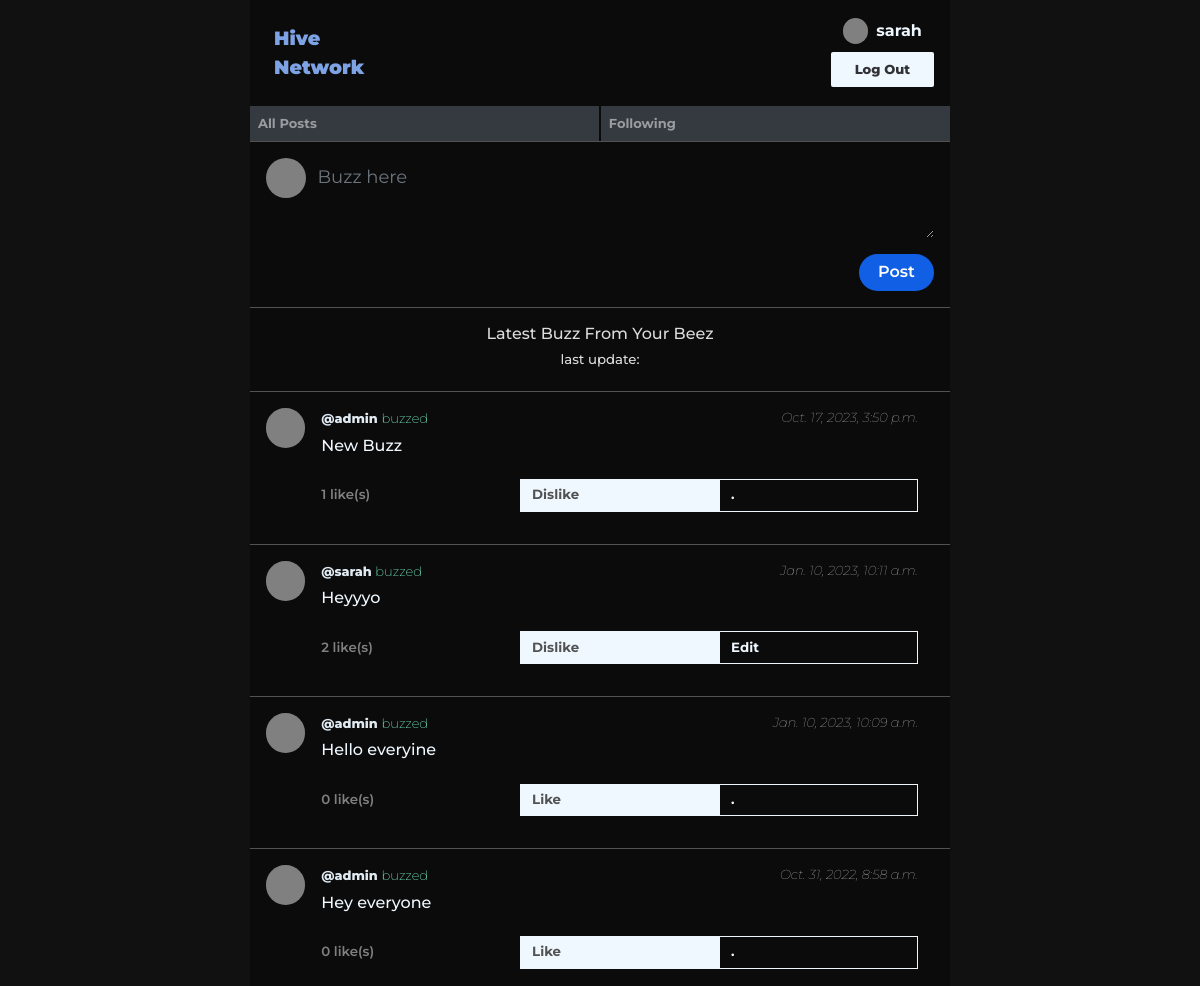
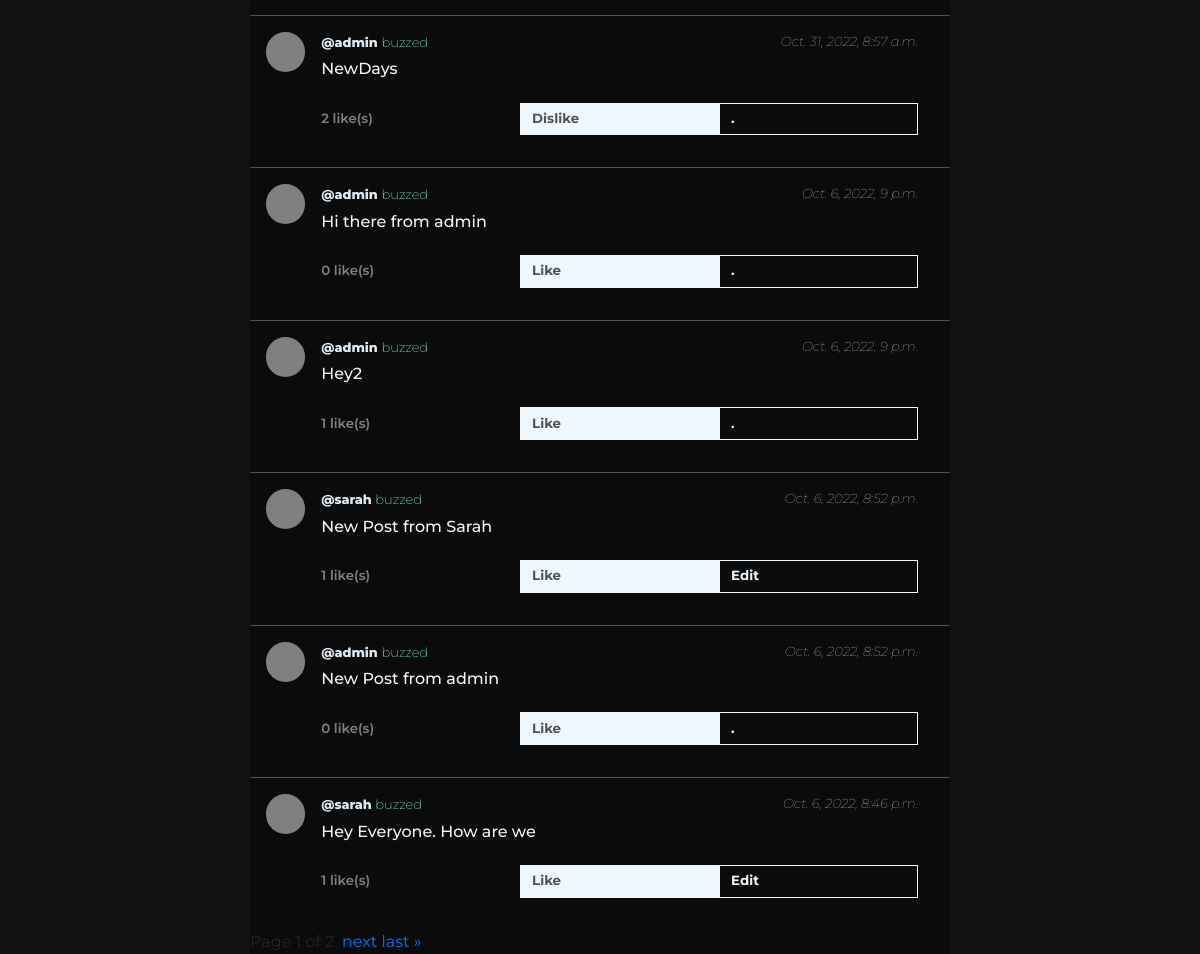
Page / (signed in) on the committed database (2 pictures, top to bottom).
### network/models.py (models this page shows, shortened)
class User(AbstractUser):
    slug = models.SlugField(max_length=255, unique=True, null=True, blank=True)

class Post(models.Model):
    body = models.CharField(max_length =200)
    author = models.ForeignKey(Profile, on_delete=models.CASCADE, null=True, blank=True, related_name="posts")
    created_on = models.DateTimeField(auto_now_add =True)
    liked = models.ManyToManyField(Profile, null=True, blank=True, related_name="likes")
    class Meta:
        verbose_name = "post"
        verbose_name_plural = "posts"
    def __str__(self):
        return self.body.split(" ")[0]

class Profile(models.Model):
    user = models.ForeignKey(User, on_delete = models.CASCADE, related_name="get_profile")
    followers = models.ManyToManyField(User, related_name="get_followers")
    following = models.ManyToManyField(User, related_name="get_following")
    slug = models.SlugField(max_length=255, unique=True, null=True, blank=True)
    def __str__(self):
        return self.slug

### network/views.py (the view, shortened to what this page needs)
# urls.py: path("", views.index, name="index"),
def index(request):
    posts = Post.objects.all().order_by('-created_on')
    print(posts)
    paginator = Paginator(posts, 10)
    page_number = request.GET.get('page')
    page_obj = paginator.get_page(page_number)
    print(page_obj[0])
    form = NewPostForm()
    current_user = request.user
    user = request.user
    try:
        user_profile = get_object_or_404(Profile, user=user)
        return render(request, "network/index.html", {
            'posts': page_obj,
            'form': form,
            "user_profile": user_profile,
            "page_user": current_user.id
        })
    except:
        return HttpResponseRedirect('login')

### network/forms.py
class NewPostForm(ModelForm):
    class Meta:
        model = Post
        labels = {
            "body" : ""
        }
        fields = ('body',)
        widgets = {
            'body': forms.Textarea(attrs={'class': 'form-control', 'placeholder': 'Buzz here', 'style': 'height:5rem; margin-bottom: 1rem; font-weight:400; font-size: large; background-color: transparent; border: none;'})
        }

### network/templates/network/index.html (shortened to what this page needs)
{% extends "network/layout.html" %}
{% load static %}
{% block body %}
    <form class="buzz-form" action="{% url 'index'%}" method="POST" style="border-block:1px solid #525252; padding:1rem; display:flex;">
        <div class="buzz-profile-pic"></div>
        <div style="width:100%;">
        {{form}}
        <input class="buzz-button" type="submit" value="Post">
        </div>
    </form>
    <div class="sub-title">
        <h6 >Latest Buzz From Your Beez</h6>
        <h4 id="last-update" style="font-size:smaller;">last update:</h4>
    </div>
    <div style="background-color: #f8f9fa; border-radius: 18px;" class="posts">
        {% for post in posts %}
        <div class="buzz-body" data-post-id= {{post.id}}>
            <div class="buzz-profile-pic"></div>
            <div class="buzz">
                <div style="display:flex; justify-content: space-between;">
                    <h6 class="buzz-cred"> <a href="{%url 'profile' post.author%}" style="color:#e0eaf3; font-weight:800; font-size:.8rem;">@{{post.author}} </a> <span style="font-size:13px; font-weight:200; color: aquamarine;">buzzed</span> </h6>
                    <i style="color:gainsboro;">{{post.created_on}}</i>
                </div>
                <div>
                    <h6 class="buzz-text">{{post.body}}</h6>
                    <div style="display:flex; padding: 1rem 0rem;">
                        <div style=" font-weight: 600; width:100%; color:gray; font-size:smaller; align-self:center;" class="post_like"><span id="like-count" class="like_count">{{post.liked.all.count}} </span>like(s)</div>
                        <div style="width:100%;">
                        {% if post in user_profile.likes.all %}
                        <button class="like_button" onclick="location.href='{%url 'like' post.id%}"> Dislike </button>
                        {% else %}
                        <button class="like_button" onclick="location.href='{%url 'like' post.id%}"> Like </button>
                        {%endif%}
                        </div>
                        <div style="width:100%;">
                        {% if post.author.user.id is page_user %}
                        <button class="edit_post edit-button" id="edit_post">Edit</button>
                        {% else  %}
                        <button class="edit-button" id="">.</button>
                        {% endif %}
                        </div>
                    </div>
                </div>
            </div>
        </div>
        {%endfor%}
    </div>
    <div class="pagination">
        <span class="step-links">
            <span class="current">
                Page {{ posts.number }} of {{ posts.paginator.num_pages }}.
            </span>
            {% if posts.has_next %}
                <a href="?page={{ posts.next_page_number }}">next</a>
                <a href="?page={{ posts.paginator.num_pages }}">last &raquo;</a>
            {% endif %}
        </span>
    </div>
{% endblock %}

### network/templates/network/layout.html (shortened to what this page needs)
{% load static %}
<!DOCTYPE html>
<html lang="en">
    <head>
        <link rel="stylesheet" href="https://stackpath.bootstrapcdn.com/bootstrap/4.4.1/css/bootstrap.min.css">
        <link href="{% static 'network/styles.css' %}" rel="stylesheet">
    </head>
    <body>
        <nav class="navbar navbar-expand-lg navbar-dark" style="display:flex; flex-direction:column; padding: 0rem;">
            <div style="display: flex; justify-content:space-between; align-items:center; padding:1rem; background:bottom; width: 100%;">
                <a class="navbar-brand" href="{%url 'index'%}">Hive </br> Network</a>
                {% if user.is_authenticated%}
                <div style="text-align:center; display: flex; flex-direction:column; gap:.5rem; ">
                    <div style="display:flex; gap:.5rem; justify-content:center; align-items:center;" >
                        <div style="width:1.6rem; height:1.6rem; background-color:gray; border-radius:5rem;"></div>
                        <a class="" href="{%url 'profile' user%}"><strong style="color:aliceblue;">{{ user }}</strong></a>
                    </div>
                    <a class="auth-link" href="{% url 'logout' %}">Log Out</a>
                </div>
                {%endif%}
            </div>
            <div style="width:100%;">
                <ul class="navbar-nav mr-auto navi" >
                    <li class="nav-item navi-item" style="background-color:#343a40;">
                    <a class="nav-link" href="{% url 'index' %}">All Posts</a>
                    </li>
                    {% if user.is_authenticated %}
                        <li class="nav-item navi-item" style="background-color:#343a40;">
                            <a class="nav-link" href="{% url 'following_posts' user%}">Following</a>
                        </li>
                    {% endif %}
                </ul>
            </div>
        </nav>
        <div class="body">
            {% block body %}
            {% endblock %}
        </div>
    </body>
</html>

### network/static/network/styles.css (style rules this page uses)
html { background-color: rgb(17, 17, 17); }
*, body { font-family: 'Montserrat', sans-serif !important; background-color: #0b0b0b; }
.buzz { display: flex; flex-direction: column ; margin-inline: 1rem; width: 100%; }
.buzz-text { color: aliceblue; }
.buzz-button { background-color:rgb(17, 95, 229); padding: .4rem 1.2rem; float: right; border: none; color: white; border-radius: 20px; font-weight: 600; }
.navbar-brand { padding: 0.5rem; font-weight: 900; color: rgb(125, 163, 228)!important; font-size: larger !important; }
.nav-link { font-size: small; font-weight: 700; }
.auth-link { font-size: small; color: rgb(49, 50, 54); background-color: aliceblue; border-radius: 2px; font-weight: 800; padding: .5rem 1.5rem; }
.navi { width: 100%; display: flex; gap: .1rem; }
.navi-item { width: 100%; }
i { font-weight:lighter !important; font-size: small; padding-bottom: .5rem; }
.buzz-body { display: flex !important; border-top: 1px solid #525252; padding: 1rem; }
.sub-title { padding: 1rem; text-align: center !important; color: gainsboro; }
.posts { background-color: #f8f9fa; border-radius: 18px; }
.buzz-profile-pic { width: 2.5rem; height: 2.5rem; padding: 1rem; background-color: gray; border-radius: 100px; position: relative; }
.like_button { display: flex; width: 100%; color: #525252; background-color: aliceblue; border: none; font-weight:700; font-size: smaller; padding: .4rem 12px; }
.edit-button { display: flex; width: 100%; color: aliceblue; outline: 1px solid aliceblue; outline-offset: -1px; border: none; font-weight:700; font-size: smaller; padding: .4rem 12px; }

### network/templates/network/layout.html (style rules this page uses)
body { max-width: 700px; margin: auto; }

### rows in the picture
User: username "sarah"
Post: author "admin", created_on "Oct. 17, 2023, 3:50 p.m.", body "New Buzz", liked.all.count "1", shows "Dislike"
Post: author "sarah", created_on "Jan. 10, 2023, 10:11 a.m.", body "Heyyyo", liked.all.count "2", shows "Dislike", shows "Edit"
Post: author "admin", created_on "Jan. 10, 2023, 10:09 a.m.", body "Hello everyine", liked.all.count "0", shows "Like"
Post: author "admin", created_on "Oct. 31, 2022, 8:58 a.m.", body "Hey everyone", liked.all.count "0", shows "Like"
Post: author "admin", created_on "Oct. 31, 2022, 8:57 a.m.", body "NewDays", liked.all.count "2", shows "Dislike"
Post: author "admin", created_on "Oct. 6, 2022, 9 p.m.", body "Hi there from admin", liked.all.count "0", shows "Like"
Post: author "admin", created_on "Oct. 6, 2022, 9 p.m.", body "Hey2", liked.all.count "1", shows "Like"
Post: author "sarah", created_on "Oct. 6, 2022, 8:52 p.m.", body "New Post from Sarah", liked.all.count "1", shows "Like", shows "Edit"
Post: author "admin", created_on "Oct. 6, 2022, 8:52 p.m.", body "New Post from admin", liked.all.count "0", shows "Like"
Post: author "sarah", created_on "Oct. 6, 2022, 8:46 p.m.", body "Hey Everyone. How are we", liked.all.count "1", shows "Like", shows "Edit"

### other values in the picture
{{ posts.number }} "1"
{{ posts.paginator.num_pages }} "2"
